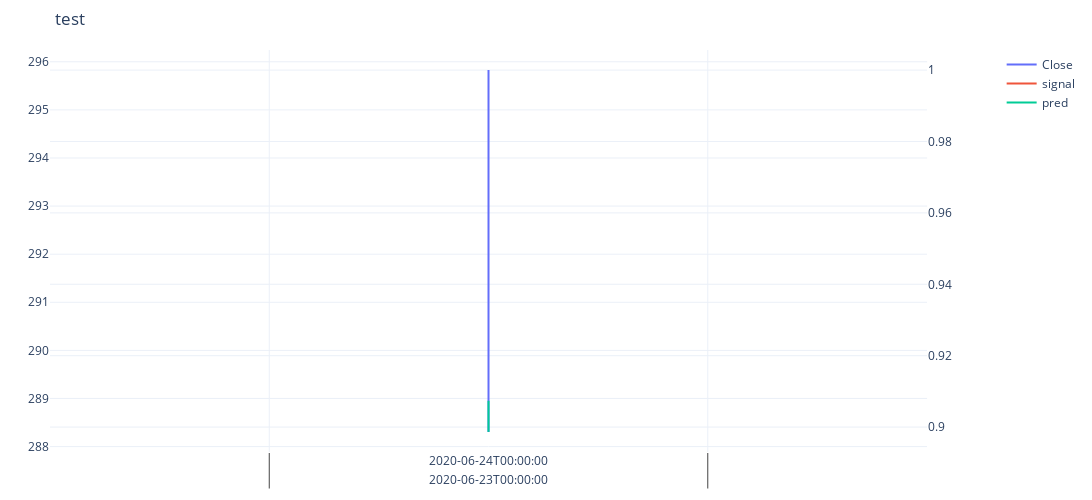

Write notebook code for a chart like this one.
### Code cell
fig = make_subplots(specs=[[{"secondary_y": True}]])
fig.add_trace(go.Scatter(x=df_viz_pred["Date"], y=df_viz_pred["Close"],mode='lines',name="Close",line=dict(width=2.0)))

fig.add_trace(go.Scatter(x=df_viz_pred["Date"], y=df_viz_pred["signal"],mode='lines',name="signal",line=dict(width=2.0)),secondary_y="signal")
fig.add_trace(go.Scatter(x=df_viz_pred["Date"], y=df_viz_pred["y"],mode='lines',name="pred",line=dict(width=2.0)), secondary_y="signal")


fig.update_layout(height=500,width=1100,template='plotly_white',title="test", margin=dict(l=50,r=80,t=50,b=40))
fig.show()

### Figure 1 — Plotly figure (JSON) as saved in the notebook; plotly's stock layout.template omitted (floating-point values rounded to 4 significant figures; data arrays with more than 128 entries replaced by an {"elided": "..."} marker saying what was removed)
{"data": [{"line": {"width": 2}, "mode": "lines", "name": "Close", "type": "scatter", "x": {"elided": "654x2 str values"}, "y": {"elided": "654 float values"}}, {"line": {"width": 2}, "mode": "lines", "name": "signal", "type": "scatter", "x": {"elided": "654x2 str values"}, "xaxis": "x", "y": {"elided": "654 int values"}, "yaxis": "y2"}, {"line": {"width": 2}, "mode": "lines", "name": "pred", "type": "scatter", "x": {"elided": "654x2 str values"}, "xaxis": "x", "y": {"elided": "654 float values"}, "yaxis": "y2"}], "layout": {"height": 500, "margin": {"b": 40, "l": 50, "r": 80, "t": 50}, "title": {"text": "test"}, "width": 1100, "xaxis": {"anchor": "y", "domain": [0, 0.94]}, "yaxis": {"anchor": "x", "domain": [0, 1]}, "yaxis2": {"anchor": "x", "overlaying": "y", "side": "right"}}}
